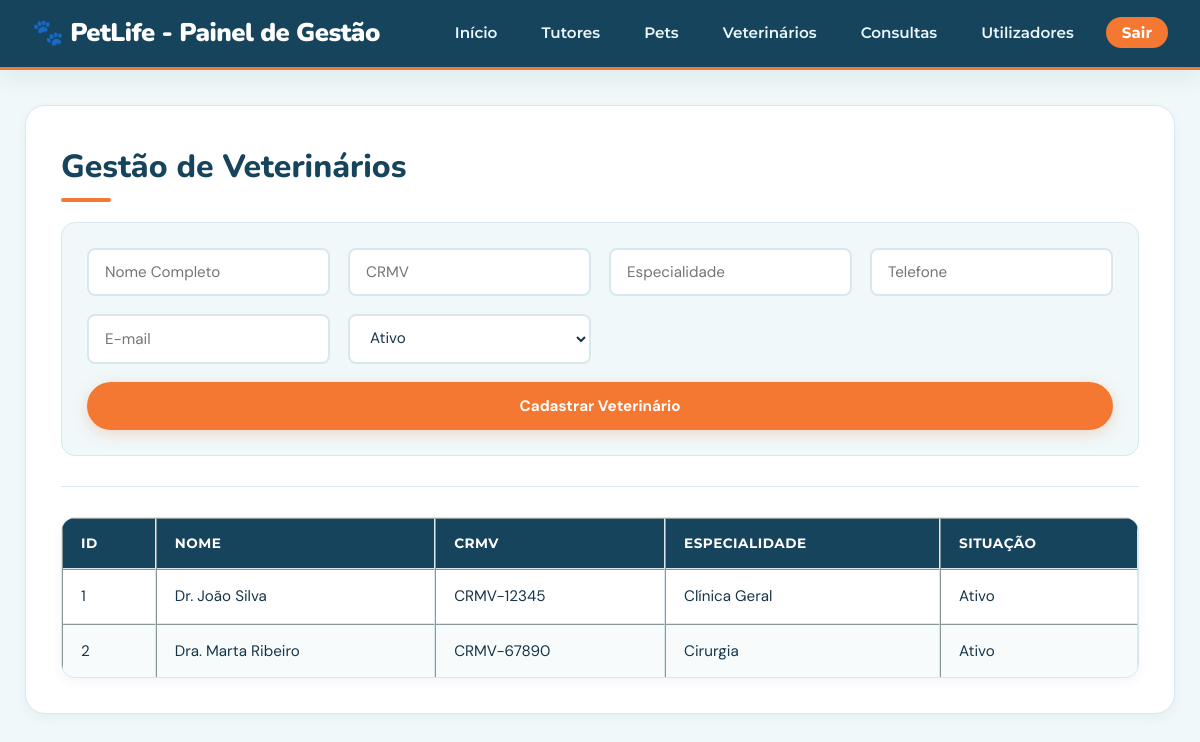
Screenshot of /admin/veterinarios.php with the database file from the repository.
### tables this page shows
CREATE TABLE VETERINARIO (
    id_veterinario INTEGER PRIMARY KEY AUTOINCREMENT,
    nome TEXT NOT NULL,
    crmv TEXT UNIQUE,
    especialidade TEXT,
    telefone TEXT,
    email TEXT,
    situacao TEXT -- ex: Ativo/ Inativo
);

### funcoes/banco-veterinarios.php (called while the page is built, shortened)
<?php
function listarVeterinarios($conexao) {
    $sql = "SELECT * FROM VETERINARIO ORDER BY nome ASC";
    $stmt = $conexao->query($sql);
    return $stmt->fetchAll();
}
?>

### admin/veterinarios.php (the view, shortened to what this page needs)
<?php
require_once '../config/conexao.php';
require_once '../funcoes/banco-veterinarios.php';
$veterinarios = listarVeterinarios($conexao);
?>
<!DOCTYPE html>
<html lang="pt">
<head>
    <link rel="stylesheet" href="../css/style.css">
</head>
<body>
  <header>
    <div class="header-wrapper">
        <h2>🐾 PetLife - Painel de Gestão</h2>
        <nav>
            <ul>
                <li><a href="index.php">Início</a></li>
                <li><a href="tutores.php">Tutores</a></li>
                <li><a href="pets.php">Pets</a></li>
                <li><a href="veterinarios.php">Veterinários</a></li>
                <li><a href="consultas.php">Consultas</a></li>
                <li><a href="usuarios.php">Utilizadores</a></li>
                <li><a href="logout.php">Sair</a></li>
            </ul>
        </nav>
    </div>
</header>
<div class="container">
    <h1>Gestão de Veterinários</h1>
    <form action="veterinarios.php" method="POST">
        <input type="text" name="nome" placeholder="Nome Completo" required>
        <input type="text" name="crmv" placeholder="CRMV" required>
        <input type="text" name="especialidade" placeholder="Especialidade">
        <input type="text" name="telefone" placeholder="Telefone">
        <input type="email" name="email" placeholder="E-mail">
        <select name="situacao">
            <option value="Ativo">Ativo</option>
        </select>
        <button type="submit">Cadastrar Veterinário</button>
    </form>
    <hr>
    <table border="1">
        <thead>
            <tr>
                <th>ID</th>
                <th>Nome</th>
                <th>CRMV</th>
                <th>Especialidade</th>
                <th>Situação</th>
            </tr>
        </thead>
        <tbody>
            <?php foreach ($veterinarios as $vet): ?>
                <tr>
                    <td><?= $vet['id_veterinario'] ?></td>
                    <td><?= htmlspecialchars($vet['nome']) ?></td>
                    <td><?= htmlspecialchars($vet['crmv']) ?></td>
                    <td><?= htmlspecialchars($vet['especialidade']) ?></td>
                    <td><?= htmlspecialchars($vet['situacao']) ?></td>
                </tr>
            <?php endforeach; ?>
        </tbody>
    </table>
</div>
</body>
</html>

### css/style.css (style rules this page uses)
:root { --color-primary: #17445D; --color-primary-dark: #103448; --color-primary-light: #DCEEF4; --color-orange: #F47732; --color-orange-hover: #DD6024; --color-accent: #F6A15D; --color-dark: #17354A; --color-muted: #647785; --color-bg-light: #F0F8FA; --color-card-bg: #FFFFFF; --color-border: #D8E8ED; --white: #FFFFFF; --gray: #647785; --font-sans: 'DM Sans', sans-serif; --font-serif: 'Playfair Display', serif; --font-logo: 'Nunito', sans-serif; --font-sub: 'Montserrat', sans-serif; --radius-sm: 8px; --radius-md: 14px; --radius-lg: 20px; --radius-full: 999px; --shadow-sm: 0 4px 12px rgba(23, 68, 93, 0.05); --shadow-md: 0 8px 24px rgba(23, 68, 93, 0.08); --shadow-hover: 0 12px 30px rgba(23, 68, 93, 0.12); --transition-fast: all 0.2s ease; --transition-normal: all 0.35s ease; --transition-bounce: all 0.4s ease; }
* { margin: 0; padding: 0; box-sizing: border-box; }
html { font-size: 16px; scroll-behavior: smooth; }
body { font-family: var(--font-sans); background-color: var(--color-bg-light); color: var(--color-dark); line-height: 1.6; min-height: 100vh; }
a { text-decoration: none; color: inherit; }
button, input, select, textarea { font-family: inherit; }
header { background-color: var(--color-primary); border-bottom: 3px solid var(--color-orange); padding: 0.8rem 2rem; box-shadow: var(--shadow-md); position: sticky; top: 0; z-index: 1000; }
header .header-wrapper { max-width: 1200px; margin: 0 auto; display: flex; justify-content: space-between; align-items: center; flex-wrap: wrap; gap: 15px; }
header h2 { font-family: var(--font-logo); color: var(--white); font-size: 1.6rem; font-weight: 900; letter-spacing: -0.5px; margin: 0; display: flex; align-items: center; gap: 8px; }
nav ul { list-style: none; display: flex; align-items: center; gap: 20px; padding: 0; margin: 0; }
nav a { color: #EAF7FC; font-family: var(--font-sub); font-size: 0.95rem; font-weight: 600; padding: 8px 12px; border-radius: var(--radius-sm); transition: var(--transition-fast); position: relative; }
nav a[href="logout.php"] { background-color: var(--color-orange); color: var(--white) !important; font-weight: 700; padding: 6px 16px; border-radius: var(--radius-full); }
.container, body > .container { max-width: 1150px; margin: 35px auto; background: var(--color-card-bg); padding: 35px; border-radius: var(--radius-lg); box-shadow: var(--shadow-sm); border: 1px solid var(--color-border); }
h1 { font-family: var(--font-logo); color: var(--color-primary); font-size: 2rem; font-weight: 800; margin-bottom: 20px; position: relative; padding-bottom: 10px; }
h1::after { content: ""; position: absolute; bottom: 0; left: 0; width: 50px; height: 4px; background: var(--color-orange); border-radius: var(--radius-full); }
hr { border: 0; height: 1px; background: var(--color-border); margin: 30px 0; }
form { display: grid; grid-template-columns: repeat(auto-fit, minmax(240px, 1fr)); gap: 18px; background-color: var(--color-bg-light); padding: 25px; border-radius: var(--radius-md); border: 1px solid var(--color-border); margin-bottom: 30px; }
input, select, textarea { width: 100%; padding: 12px 16px; border: 2px solid var(--color-border); border-radius: var(--radius-sm); font-size: 0.95rem; background-color: var(--white); color: var(--color-dark); transition: var(--transition-fast); }
button, button[type="submit"], .btn { grid-column: 1 / -1; display: inline-flex; align-items: center; justify-content: center; gap: 8px; padding: 14px 28px; border-radius: var(--radius-full); font-weight: 700; font-size: 0.95rem; cursor: pointer; border: none; background-color: var(--color-orange); color: var(--white); box-shadow: 0 4px 15px rgba(244, 119, 50, 0.25); transition: var(--transition-bounce); }
table { width: 100%; border-collapse: separate; border-spacing: 0; margin-top: 20px; background: var(--white); border-radius: var(--radius-md); overflow: hidden; border: 1px solid var(--color-border); box-shadow: var(--shadow-sm); }
th, td { padding: 14px 18px; text-align: left; border-bottom: 1px solid var(--color-border); font-size: 0.95rem; }
th { background-color: var(--color-primary); color: var(--white); font-family: var(--font-sub); font-weight: 700; font-size: 0.85rem; letter-spacing: 0.5px; text-transform: uppercase; }
tr:last-child td { border-bottom: none; }
tr:nth-child(even) { background-color: rgba(240, 248, 250, 0.5); }

### rows the page displays
veterinario: id_veterinario "1", nome "Dr. João Silva", crmv "CRMV-12345", especialidade "Clínica Geral", situacao "Ativo"
veterinario: id_veterinario "2", nome "Dra. Marta Ribeiro", crmv "CRMV-67890", especialidade "Cirurgia", situacao "Ativo"
